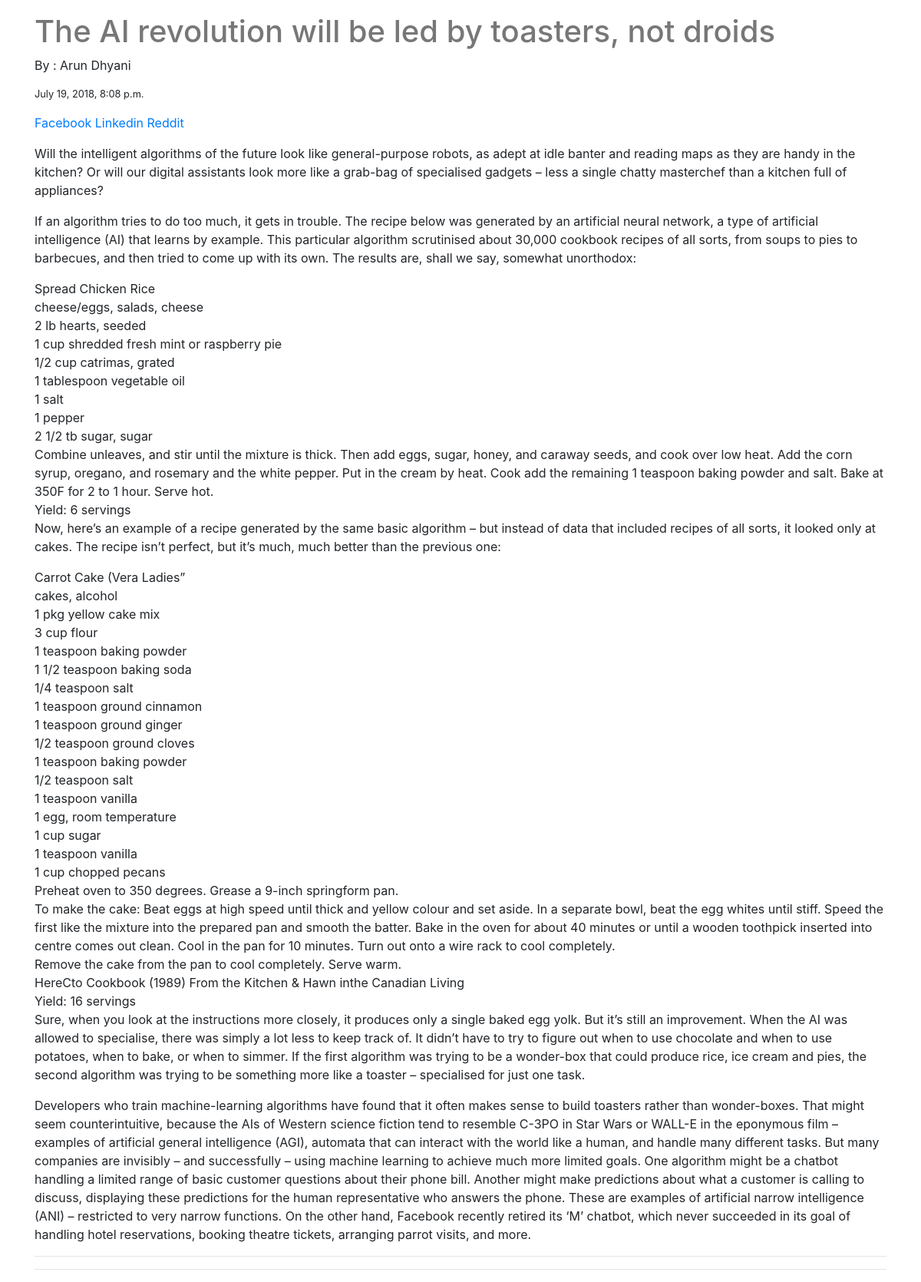
Screenshot of /posts/8/ with the database file from the repository.
### posts/models.py (models this page shows, shortened)
class Post(models.Model) :
            user = models.ForeignKey(global_settings.AUTH_USER_MODEL,default=1)
            title = models.CharField(max_length = 150)
            image = models.ImageField(upload_to=upload_location,null=True,blank=True,height_field = 'height_field' ,width_field = 'width_field')
            height_field = models.IntegerField(default = 0)
            width_field = models.IntegerField(default = 0)
            content = models.TextField()
            timestamp = models.DateTimeField(auto_now = False,auto_now_add = True)
            update = models.DateTimeField(auto_now = True,auto_now_add = False)
            draft = models.BooleanField(default = False)
            publish = models.DateField(auto_now = False,auto_now_add=False)
            class Meta :
                ordering = ["-timestamp",]

### posts/views.py (the view)
# urls.py: url(r'(?P<id>\d+)/$',views.post_detail,name = 'postdetail'),
def post_detail(request,id=None): #retrieve
    instance = get_object_or_404(Post,id=id)
    share_string = quote_plus(instance.content)
    print("postdetail",share_string)
    context = {"obj": instance,
               "title" : instance.title,
               "share_string " : share_string,
               }
    return render(request, "post_detail.html", context)

### templates/post_detail.html (shortened to what this page needs)
{% extends "base.html" %}
	{% block content %}
	<p class='col-sm-6 col-sm-offset-3'>
		<h1> {{obj.title}} </h1>
		{% if obj.user.get_full_name %}
			<p> By : {{ obj.user.get_full_name }}</p>
		{% endif %}
		<small><p>{{obj.timestamp}}</p> </small>
		<a href="https://www.facebook.com/sharer/sharer.php?u={{ request.build_absolute_uri }}">
 			Facebook
 		</a>
		<a href="https://www.linkedin.com/shareArticle?mini=true&url={{ request.build_absolute_uri }}&title={{ title }}&summary={{ share_string }}&source={{ request.build_absolute_uri }}">
 			Linkedin
 		</a>
 		<a href="http://www.reddit.com/submit?url={{ request.build_absolute_uri }}&title={{ share_string }}.">
			Reddit
		</a>
		<p>{{obj.content|linebreaks}}</p>
		<p><div class="fb-like" data-href="{{ request.build_absolute_uri }}" data-layout="button_count" data-action="like" data-show-faces="true" data-share="true"></div>
 			<hr/>
 		</p>
		<hr>
	{% endblock content %}

### static/css/base.css (style rules this page uses)
h1 { color : #777777; }

### rows the page displays
Post: title "The AI revolution will be led by toasters, not droids", user.get_full_name "Arun Dhyani", timestamp "July 19, 2018, 8:08 p.m.", content "Will the intelligent algorithms of the future look like general-purpose robots, as adept at idle banter and reading maps as they are handy in the kitchen? Or will our digital assistants look more like a grab-bag of specialised gadgets – less a single chatty masterchef than a kitchen full of appliances? If an algorithm tries to do too much, it gets in trouble. The recipe below was generated by an artificial neural network, a type of artificial intelligence (AI) that learns by example. This particular algorithm scrutinised about 30,000 cookbook recipes of all sorts, from soups to pies to barbecues, and then tried to come up with its own. The results are, shall we say, somewhat unorthodox:…"
